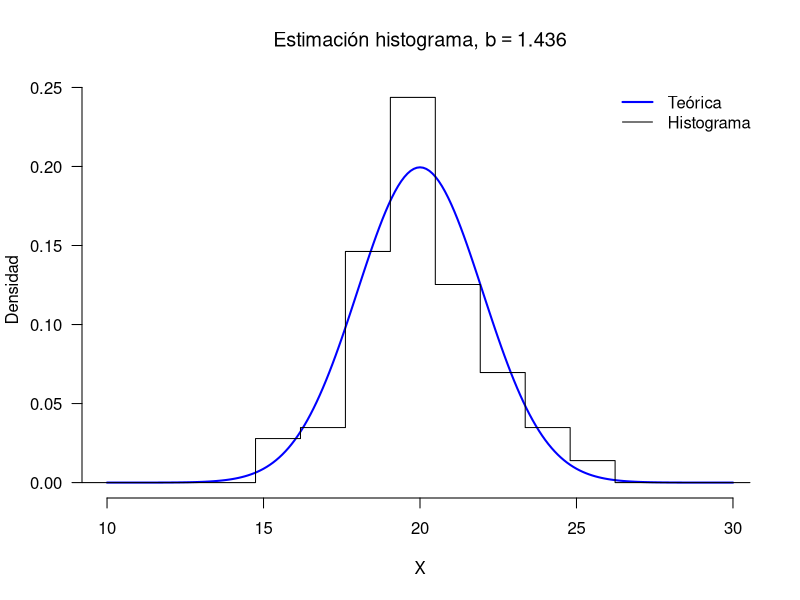
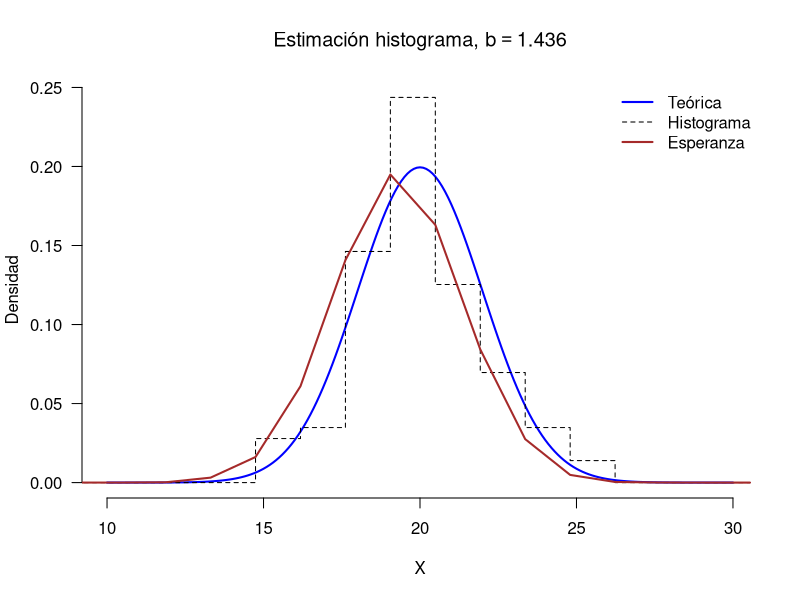
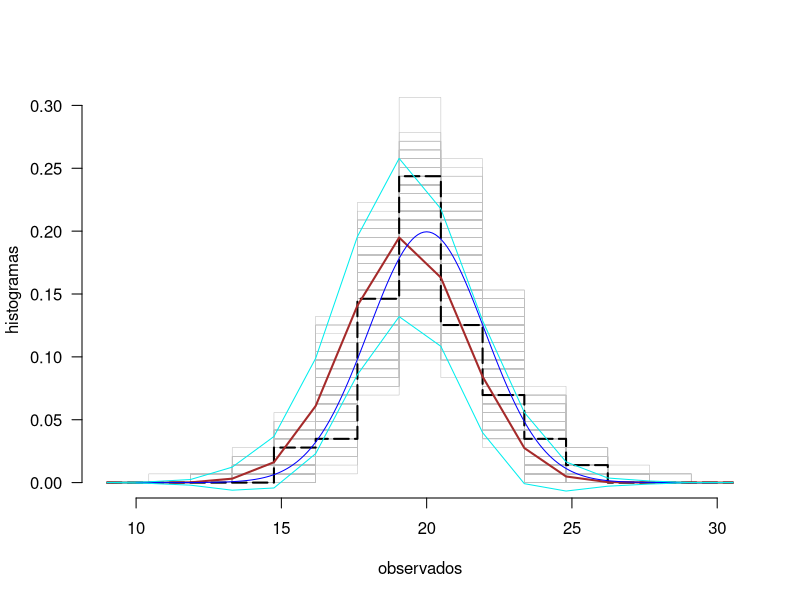

Write the R code that produced these figures, in order.
## ---- chunk 1
## Ajustamos los parámetros iniciales
n <- 100                                        # Tamaño de la muestra
mu <- 20                                        # Media teórica              
sigma <- 2                                      # Desv. estándar teórica
set.seed(n)                                     # Fijamos la semilla

# Tomamos la muestra
datos <- rnorm(n = n, mean = mu, sd = sigma)

## Estimación histograma
histograma <- hist(datos, plot = FALSE)
## ---- chunk 2
# Extraemos la estimación histograma de la densidad
densidad1 <- histograma$density

# Extraemos los conteos y los extremos de un intervalo
ni <- histograma$counts
cortes <- histograma$breaks[1:2]                # Los dos primeros puntos
b <- diff(cortes)/2                             # Distancia sobre 2
densidad2 <- ni / (2*n*b)                       # Los conteos
                                                
# Comparamos los vectores
all.equal(densidad1, densidad2)                 # Hacemos la comparación
## ---- chunk 3
# Inicio de las simulaciones
N <- 500                                        # Cantidad de simulaciones
muestras <- matrix(0, nrow = n, ncol = N)
b0s <- NULL                                     # Almacenamos los b's 
                                                
for(i in 1:N)
{
    muestras[, i] <- rnorm(n, mean = mu, sd = sigma)
    RICs <- diff(quantile(muestras[, i], probs = c(1, 3)/4, names = FALSE))
    sigmas_hat <- min(RICs / 1.35, sd(muestras[, i]))
    b0s[i] <- 3.491 * sigmas_hat * n^(-1/3) 
}

# Cálculo del b óptimo como promedio de todos los b's
( b_Optimo <- mean(b0s) )

# b óptimo obtenido de la muestra
min(diff(quantile(datos, probs = c(1, 3)/4, names = FALSE)) / 1.35, sd(datos))
## ---- chunk 4
# A 4 desviaciones estándar (de la media), en una normal, estará el 99%
lImites <- mu + c(-1, 1) * 5 * sigma

# Extremos de los intervalos
puntos <- seq(from = lImites[1] - 1, to = lImites[2] + 1, by = b_Optimo)

# Histograma con el ancho de banda óptimo
Hist <- hist(datos, breaks = puntos, plot = FALSE)

# Curva teórica
rango <- seq(from = lImites[1], to = lImites[2], by = 0.1)
plot(x = rango, y = dnorm(rango, mu, sigma), frame = FALSE, 
     xlab = "X", ylab = "Densidad", type = "l", las = 1, 
     lwd = 2, ylim = c(0, max(Hist$density)), col = "blue", 
     main = bquote("Estimación histograma, b" == .(round(b_Optimo, 3))))

# Gráfico del histograma
lines(x = puntos, y = c(Hist$density, 0), type = "s")

# Leyenda
legend(x = "topright", lwd = 2:1, col = c("blue", "black"), 
       legend = c("Teórica", "Histograma"), bty = "n")
## ---- chunk 5
# Obtenemos los histogramas de cada muestra
histogramas <- apply(muestras, 2, function(k){
                         c(hist(k, breaks = puntos, plot = FALSE)$density, 0)
                     })
E_fh <- apply(histogramas, 1, mean)             # Valor esperado
Sd_fh <- apply(histogramas, 1, sd)              # Desviación estándar

plot(x = rango, y = dnorm(rango, mu, sigma), frame = FALSE, 
     xlab = "X", ylab = "Densidad", type = "l", las = 1, 
     lwd = 2, ylim = c(0, max(Hist$density)), col = "blue", 
     main = bquote("Estimación histograma, b" == .(round(b_Optimo, 3))))

# Gráfico del histograma
lines(x = puntos, y = c(Hist$density, 0), type = "s", lty = 2)

# Esperanza
lines(x = puntos, y = E_fh, col = "brown", lwd = 2, type = "l")

# Leyenda
legend(x = "topright", lwd = c(2, 1, 2), col = c("blue", "black", "brown"), 
       legend = c("Teórica", "Histograma", "Esperanza"), bty = "n",
       lty = c(1, 2, 1))
## ---- chunk 6
# Todos los histogramas obtenidos
matplot(x = puntos, y = histogramas, type = "s", las = 1,
        col = "gray", lty = 1, frame = FALSE, lwd = 0.5, 
        xlab = "observados")

# El histograma de la muestra inicial
lines(x = puntos, y = c(Hist$density, 0), col = "black", 
      lwd = 2, type = "s", lty = 5)

# Valor esperado
lines(x = puntos, y = E_fh, col = "brown", lwd = 2, type = "l")

# Estimación teórica
lines(rango, dnorm(rango, mean = mu, sd = sigma), col = "blue")

# "Bandas de confianza"
matlines(x = puntos, y = cbind(E_fh - 1.96 * Sd_fh, 
                               E_fh + 1.96 * Sd_fh), 
         type = "l", col = "cyan2", lty = 1, lwd = 1)
